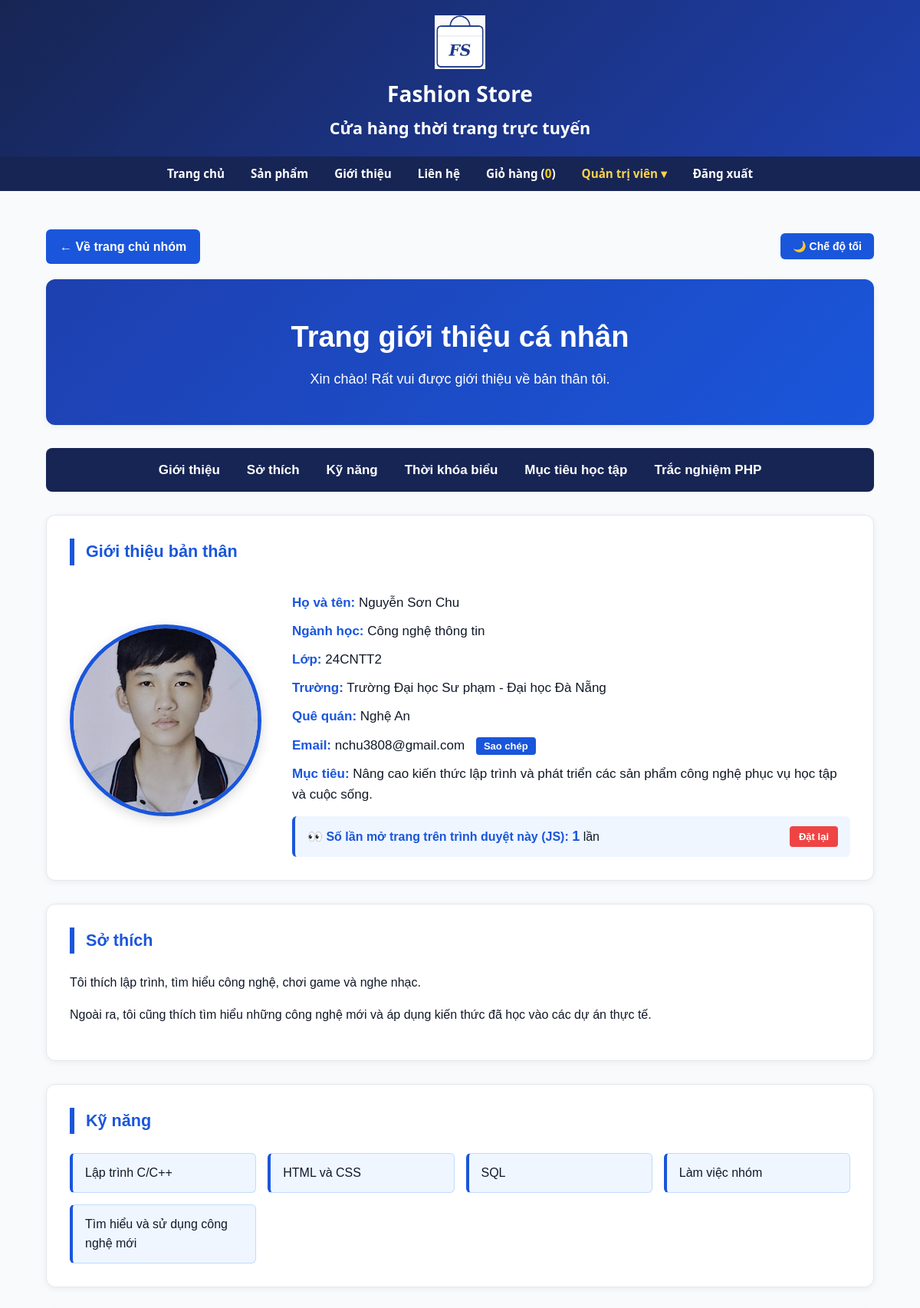
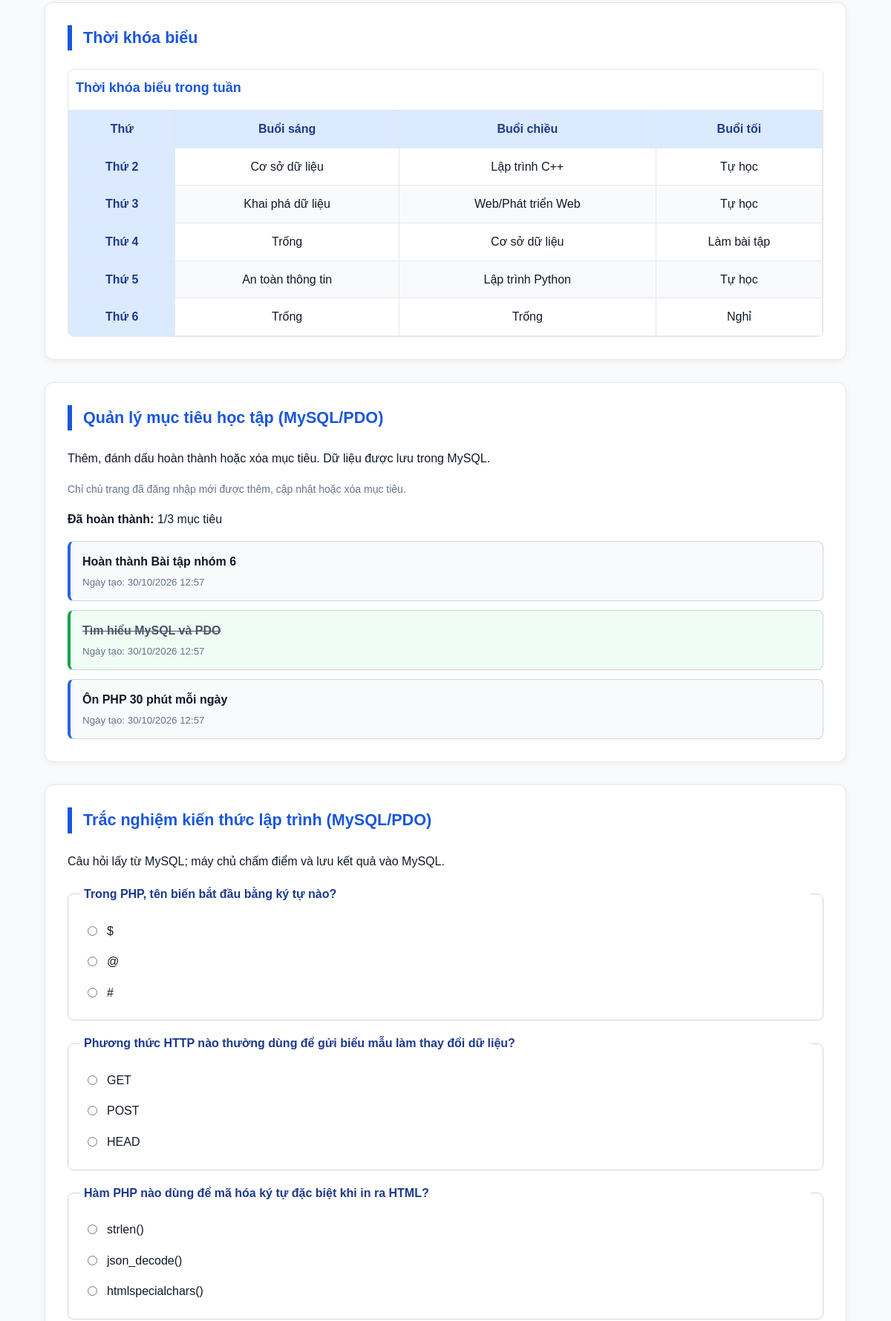
/thanhvien/3120224020_chu/gioithieu.php (signed in, upper part), run on the app's committed database (2 pictures, top to bottom).
### tables this page shows
CREATE TABLE tv_muc_tieu (
    id INT UNSIGNED AUTO_INCREMENT PRIMARY KEY,
    mssv VARCHAR(50) NOT NULL,
    noi_dung VARCHAR(120) NOT NULL,
    hoan_thanh TINYINT(1) NOT NULL DEFAULT 0,
    ngay_tao DATETIME NOT NULL DEFAULT CURRENT_TIMESTAMP,
    INDEX idx_chu_muc_tieu_mssv (mssv),
    CONSTRAINT fk_chu_muc_tieu FOREIGN KEY (mssv) REFERENCES thanh_vien(ma_sv) ON DELETE CASCADE,
    CONSTRAINT ck_chu_muc_tieu_dodai CHECK (CHAR_LENGTH(TRIM(noi_dung)) BETWEEN 3 AND 120),
    CONSTRAINT ck_chu_muc_tieu_trangthai CHECK (hoan_thanh IN (0,1))
);

CREATE TABLE tv_cau_hoi (
    id INT UNSIGNED AUTO_INCREMENT PRIMARY KEY,
    mssv VARCHAR(50) NOT NULL,
    ma_cau VARCHAR(10) NOT NULL,
    noi_dung VARCHAR(255) NOT NULL,
    lua_chon_a VARCHAR(255) NOT NULL,
    lua_chon_b VARCHAR(255) NOT NULL,
    lua_chon_c VARCHAR(255) NOT NULL,
    dap_an CHAR(1) NOT NULL,
    giai_thich TEXT NOT NULL,
    UNIQUE KEY uq_chu_cauhoi (mssv, ma_cau),
    CONSTRAINT fk_chu_cauhoi FOREIGN KEY (mssv) REFERENCES thanh_vien(ma_sv) ON DELETE CASCADE,
    CONSTRAINT ck_chu_cauhoi_dapan CHECK (dap_an IN ('a','b','c'))
);

### inc/ham.php (called while the page is built, shortened)
<?php
function e(mixed $value): string
{
    return htmlspecialchars(
        (string) ($value ?? ''),
        ENT_QUOTES | ENT_SUBSTITUTE,
        'UTF-8'
    );
}

### thanhvien/3120224020_chu/gioithieu.php (the view, shortened to what this page needs)
<?php
$goc = '../../';
$mssvChu = '3120224020';
$emailChu = 'chu.bt6@example.com';
$khoaCsrf = 'chu_3120224020_csrf';
$pdo = db();
$st = $pdo->prepare('SELECT id FROM nguoi_dung WHERE email = ?');
$st->execute([$emailChu]);
$idChu = (int) ($st->fetchColumn() ?: 0);
$nguoiDangNhap = $_SESSION['user'] ?? null;
$idDangNhap = is_array($nguoiDangNhap)
    ? (int) ($nguoiDangNhap['id'] ?? 0)
    : 0;
$laChuTrang = $idChu > 0 && $idDangNhap === $idChu;
$st = $pdo->prepare('SELECT ma_cau, noi_dung, lua_chon_a, lua_chon_b,
                           lua_chon_c, dap_an, giai_thich
                    FROM tv_cau_hoi WHERE mssv = ? ORDER BY ma_cau');
$st->execute([$mssvChu]);
$cauHoi = [];
foreach ($st->fetchAll(PDO::FETCH_ASSOC) as $row) {
    $cauHoi[$row['ma_cau']] = [
        'noi_dung' => $row['noi_dung'],
        'lua_chon' => [
            'a' => $row['lua_chon_a'],
            'b' => $row['lua_chon_b'],
            'c' => $row['lua_chon_c'],
        ],
        'dap_an' => $row['dap_an'],
        'giai_thich' => $row['giai_thich'],
    ];
}
$loiMucTieu = '';
$giaTriMucTieu = '';
$traLoiCu = [];
$st = $pdo->prepare("SELECT id, noi_dung, hoan_thanh,
    DATE_FORMAT(ngay_tao, '%d/%m/%Y %H:%i') AS ngay_tao
    FROM tv_muc_tieu WHERE mssv = ? ORDER BY id DESC");
$st->execute([$mssvChu]);
$danhSachMucTieu = $st->fetchAll(PDO::FETCH_ASSOC);
$soMucTieuHoanThanh = count(array_filter(
    $danhSachMucTieu,
    static fn(array $mucTieu): bool => (int) $mucTieu['hoan_thanh'] === 1
));
require_once __DIR__ . '/../../inc/header.php';
$htmlHeader = ob_get_clean();
echo $htmlHeader;
?>
<main class="noi-dung-chinh trang-ca-nhan">
    <div class="thanh-cong-cu-dau">
        <a class="back-home" href="<?= e($goc) ?>index.php">&larr; Về trang chủ nhóm</a>
        <button id="btn-toggle-theme" class="btn-theme-toggle" type="button">🌙 Chế độ tối</button>
    </div>
    <section class="dau-trang-ca-nhan" aria-labelledby="tieu-de-ca-nhan">
        <h1 id="tieu-de-ca-nhan">Trang giới thiệu cá nhân</h1>
        <p>Xin chào! Rất vui được giới thiệu về bản thân tôi.</p>
    </section>
    <nav class="nav-ca-nhan" aria-label="Điều hướng trong trang cá nhân">
        <a href="#gioi-thieu">Giới thiệu</a>
        <a href="#so-thich">Sở thích</a>
        <a href="#ky-nang">Kỹ năng</a>
        <a href="#thoi-khoa-bieu">Thời khóa biểu</a>
        <a href="#muc-tieu">Mục tiêu học tập</a>
        <a href="#trac-nghiem">Trắc nghiệm PHP</a>
    </nav>
    <section id="gioi-thieu">
        <h2>Giới thiệu bản thân</h2>
        <div class="profile">
            <img src="<?= e($goc) ?>images/avatar-SonChu.jpg" alt="Ảnh chân dung của Nguyễn Sơn Chu">
            <div class="info">
                <p><strong>Họ và tên:</strong> Nguyễn Sơn Chu</p>
                <p><strong>Ngành học:</strong> Công nghệ thông tin</p>
                <p><strong>Lớp:</strong> 24CNTT2</p>
                <p><strong>Trường:</strong> Trường Đại học Sư phạm - Đại học Đà Nẵng</p>
                <p><strong>Quê quán:</strong> Nghệ An</p>
                <p>
                    <strong>Email:</strong> nchu3808@gmail.com
                    <button id="btn-copy-email" class="btn-copy-email" type="button">Sao chép</button>
                </p>
                <p>
                    <strong>Mục tiêu:</strong> Nâng cao kiến thức lập trình và phát triển các sản phẩm công nghệ
                    phục vụ học tập và cuộc sống.
                </p>
                <div class="hop-luot-xem">
                    <span>
                        👀 <strong>Số lần mở trang trên trình duyệt này (JS):</strong>
                        <span id="so-luot-xem" class="so-luot-xem">1</span> lần
                    </span>
                    <button id="btn-reset-counter" class="btn-reset-counter" type="button">Đặt lại</button>
                </div>
            </div>
        </div>
    </section>
    <article id="so-thich">
        <h2>Sở thích</h2>
        <p>Tôi thích lập trình, tìm hiểu công nghệ, chơi game và nghe nhạc.</p>
        <p>Ngoài ra, tôi cũng thích tìm hiểu những công nghệ mới và áp dụng kiến thức đã học vào các dự án thực tế.</p>
    </article>
    <section id="ky-nang">
        <h2>Kỹ năng</h2>
        <ul>
            <li>Lập trình C/C++</li>
            <li>HTML và CSS</li>
            <li>SQL</li>
            <li>Làm việc nhóm</li>
            <li>Tìm hiểu và sử dụng công nghệ mới</li>
        </ul>
    </section>
    <section id="thoi-khoa-bieu">
        <h2>Thời khóa biểu</h2>
        <div class="bang-cuon-ngang">
            <table>
                <caption>Thời khóa biểu trong tuần</caption>
                <thead>
                    <tr>
                        <th scope="col">Thứ</th>
                        <th scope="col">Buổi sáng</th>
                        <th scope="col">Buổi chiều</th>
                        <th scope="col">Buổi tối</th>
                    </tr>
                </thead>
                <tbody>
                    <tr><th scope="row">Thứ 2</th><td>Cơ sở dữ liệu</td><td>Lập trình C++</td><td>Tự học</td></tr>
                    <tr><th scope="row">Thứ 3</th><td>Khai phá dữ liệu</td><td>Web/Phát triển Web</td><td>Tự học</td></tr>
                    <tr><th scope="row">Thứ 4</th><td>Trống</td><td>Cơ sở dữ liệu</td><td>Làm bài tập</td></tr>
                    <tr><th scope="row">Thứ 5</th><td>An toàn thông tin</td><td>Lập trình Python</td><td>Tự học</td></tr>
                    <tr><th scope="row">Thứ 6</th><td>Trống</td><td>Trống</td><td>Nghỉ</td></tr>
                </tbody>
            </table>
        </div>
    </section>
    <section id="muc-tieu" class="chu-chuc-nang">
        <h2>Quản lý mục tiêu học tập (MySQL/PDO)</h2>
        <p>Thêm, đánh dấu hoàn thành hoặc xóa mục tiêu. Dữ liệu được lưu trong MySQL.</p>
        <?php if ($laChuTrang): ?>
            <form method="post" action="gioithieu.php#muc-tieu" class="chu-form-muc-tieu" novalidate>
                <input type="hidden" name="csrf_token" value="<?= e($_SESSION[$khoaCsrf]) ?>">
                <input type="hidden" name="hanh_dong" value="them_muc_tieu">
                <label for="chu-noi-dung-muc-tieu">Mục tiêu mới (3 - 120 ký tự)</label>
                <div class="chu-hang-nhap">
                    <input id="chu-noi-dung-muc-tieu" name="noi_dung_muc_tieu" type="text"
                           maxlength="120" value="<?= e($giaTriMucTieu) ?>"
                           placeholder="Ví dụ: Ôn PHP 30 phút mỗi ngày" aria-describedby="chu-goi-y-muc-tieu">
                    <button class="chu-nut" type="submit">Thêm mục tiêu</button>
                </div>
                <p id="chu-goi-y-muc-tieu" class="chu-goi-y">Tối đa 20 mục tiêu học tập.</p>
                <?php if ($loiMucTieu !== ''): ?>
                    <p class="chu-thong-bao-loi" role="alert"><?= e($loiMucTieu) ?></p>
                <?php endif; ?>
            </form>
        <?php else: ?>
            <p class="chu-goi-y">Chỉ chủ trang đã đăng nhập mới được thêm, cập nhật hoặc xóa mục tiêu.</p>
        <?php endif; ?>
        <p class="chu-tom-tat"><strong>Đã hoàn thành:</strong>
            <?= e((string) $soMucTieuHoanThanh) ?>/<?= e((string) count($danhSachMucTieu)) ?> mục tiêu
        </p>
        <?php if (empty($danhSachMucTieu)): ?>
            <p class="chu-goi-y">Chưa có mục tiêu nào. Hãy thêm mục tiêu đầu tiên.</p>
        <?php else: ?>
            <ul class="chu-danh-sach-muc-tieu">
                <?php foreach ($danhSachMucTieu as $mucTieu): ?>
                    <li class="chu-muc-tieu <?= (int) $mucTieu['hoan_thanh'] === 1 ? 'chu-da-xong' : '' ?>">
                        <div class="chu-noi-dung-muc-tieu">
                            <strong><?= e($mucTieu['noi_dung']) ?></strong>
                            <small>Ngày tạo: <?= e($mucTieu['ngay_tao']) ?></small>
                        </div>
                    </li>
                <?php endforeach; ?>
            </ul>
        <?php endif; ?>
    </section>
    <section id="trac-nghiem" class="chu-chuc-nang">
        <h2>Trắc nghiệm kiến thức lập trình (MySQL/PDO)</h2>
        <p>Câu hỏi lấy từ MySQL; máy chủ chấm điểm và lưu kết quả vào MySQL.</p>
        <form method="post" action="gioithieu.php#trac-nghiem" class="chu-form-trac-nghiem" novalidate>
            <?php foreach ($cauHoi as $maCau => $cau): ?>
                <fieldset class="chu-cau-hoi">
                    <legend><?= e($cau['noi_dung']) ?></legend>
                    <?php foreach ($cau['lua_chon'] as $maLuaChon => $noiDung): ?>
                        <?php $duocChon = (($traLoiCu[$maCau] ?? null) === $maLuaChon); ?>
                        <label class="chu-lua-chon">
                            <input type="radio" name="tra_loi[<?= e($maCau) ?>]"
                                   value="<?= e($maLuaChon) ?>" <?= $duocChon ? 'checked' : '' ?>>
                            <span><?= e($noiDung) ?></span>
                        </label>
                    <?php endforeach; ?>
                </fieldset>
            <?php endforeach; ?>
        </form>
    </section>
</main>
<?php require_once __DIR__ . '/../../inc/footer.php'; ?>

### css/style.css (style rules this page uses)
:root { --mau-chinh: #1e40af; --mau-chinh-dam: #172554; --mau-nhan: #d97706; --mau-chu: #0f172a; --mau-chu-phu: #334155; --mau-nen: #f8fafc; --mau-trang: #ffffff; --mau-vien: #cbd5e1; --bo-goc: 8px; --bo-goc-lon: 12px; --khoang-cach: 16px; --khoang-cach-lon: 32px; --phong-chu: system-ui, -apple-system, BlinkMacSystemFont, "Segoe UI", Roboto, sans-serif; }
*, *::before, *::after { box-sizing: border-box; }
body { margin: 0; font-family: var(--phong-chu); line-height: 1.6; color: var(--mau-chu); background-color: var(--mau-nen); }
img { max-width: 100%; height: auto; display: block; }
.bo-cuc-trang { display: grid; min-height: 100vh; grid-template-areas: "dau" "menu" "chinh" "chan"; grid-template-rows: auto auto minmax(0, 1fr) auto; grid-template-columns: minmax(0, 1fr); gap: 0; width: 100%; }
.noi-dung-chinh { grid-area: chinh; width: 100%; max-width: 1140px; min-width: 0; margin: 0 auto; padding: var(--khoang-cach); }
@media (min-width: 768px) { .noi-dung-chinh { padding: var(--khoang-cach-lon); } }
h1 { font-size: 1.75rem; color: var(--mau-chinh-dam); margin-top: 0; margin-bottom: var(--khoang-cach); }
h2 { font-size: 1.35rem; color: var(--mau-chinh); border-left: 5px solid var(--mau-chinh); padding-left: 12px; margin-top: 0; margin-bottom: var(--khoang-cach); }
table { width: 100%; border-collapse: collapse; background-color: var(--mau-trang); }
caption { font-weight: bold; color: var(--mau-chinh-dam); padding-bottom: 8px; text-align: left; }
th, td { padding: 12px 14px; border: 1px solid var(--mau-vien); }
thead th { background-color: #e2e8f0; color: var(--mau-chu); }
tbody tr:nth-child(even) { background-color: #f1f5f9; }
table td:nth-child(3) { white-space: nowrap; }
table td:nth-child(4) { white-space: nowrap; }

### data on the page
tv_muc_tieu: noi_dung "Hoàn thành Bài tập nhóm 6", ngay_tao "30/10/2026 12:57"
tv_muc_tieu: noi_dung "Tìm hiểu MySQL và PDO", ngay_tao "30/10/2026 12:57"
tv_muc_tieu: noi_dung "Ôn PHP 30 phút mỗi ngày", ngay_tao "30/10/2026 12:57"
tv_cau_hoi: noi_dung "Trong PHP, tên biến bắt đầu bằng ký tự nào?", lua_chon_a "$", lua_chon_b "@", lua_chon_c "#"
tv_cau_hoi: noi_dung "Phương thức HTTP nào thường dùng để gửi biểu mẫu làm thay đổi dữ liệu?", lua_chon_a "GET", lua_chon_b "POST", lua_chon_c "HEAD"
tv_cau_hoi: noi_dung "Hàm PHP nào dùng để mã hóa ký tự đặc biệt khi in ra HTML?", lua_chon_a "strlen()", lua_chon_b "json_decode()", lua_chon_c "htmlspecialchars()"

### other printed values
$tongSoLuong "0"
$soMucTieuHoanThanh "1"
count($danhSachMucTieu) "3"
